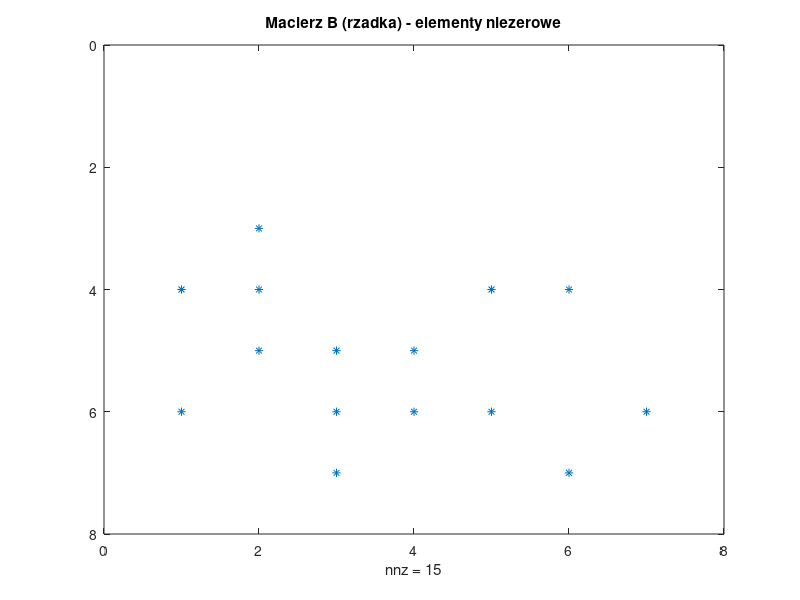
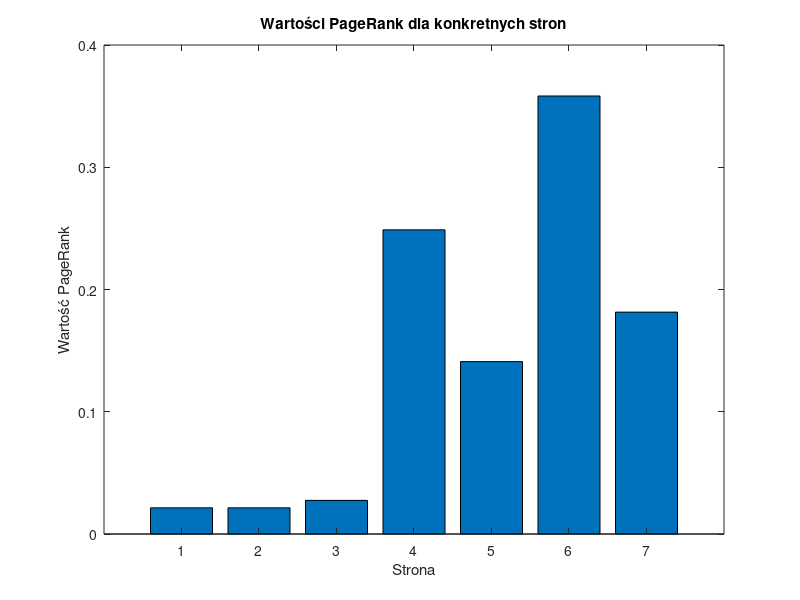

Write MATLAB code to recreate these figures, in order.
close all
clear all

edges = sparse([1, 1, 2, 2, 2, 3, 3, 3, 4, 4, 5, 5, 6, 6, 7;
                4, 6, 3, 4, 5, 5, 6, 7, 5, 6, 4, 6, 4, 7, 6]);

N = 7;
d = 0.85;
%size(edges,2)% ma zwrócić tylko liczbę kolumn macierzy
B = sparse(edges(2,:),edges(1,:),1,N,N); % B -macierz sąsiedztwa
%B = sparse(edges(2,:),edges(1,:),ones(1,size(edges,2)),N,N); % B -macierz sąsiedztwa
I = speye(N); % I - macierz jednostkowa
I
L = sum(B); % L liczba odnoścników wychodziących z i-tej strony
b = (1-d)/N * ones(N, 1); %b mają wartość (1 − d)/N, gdzie d jest współczynnikiem tłumienia.
A = spdiags(1./L',0:0,N,N); % macierz jednostkowa
M = sparse(I - d * B * A);

diary('sparse_test.txt')
whos('A', 'B', 'I', 'M', 'b')
diary off

spy(B)

title("Macierz B (rzadka) - elementy niezerowe")
print -dpng spy_b
%pause(4);

r = M\b;
figure('Name', 'PageRank');
bar(r)
title("Wartości PageRank dla konkretnych stron");
xlabel("Strona");
ylabel("Wartość PageRank")
print -dpng bar.png